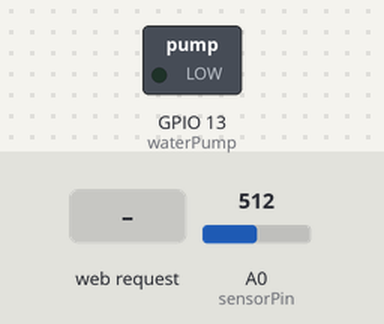
Bench run of a sketch on a simulated ESP8266 (NodeMCU). On the bench: switched loads named in the sketch (green lamp = pin HIGH). The test bench sets the inputs (shaded band); at power-on: A0 (sensorPin) = 512. WiFi joins after 1.5 s; servers stay silent unless stated; what the sketch prints to the serial monitor is not drawn.

Above: at 2.7 s.
2.8 s: HTTP request GET /waterPumpOn received
At 4.0 s:
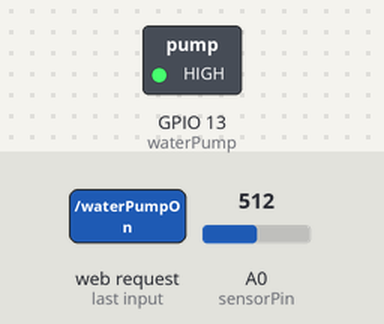
4.3 s: HTTP request GET /waterPumpOff received
At 5.2 s:
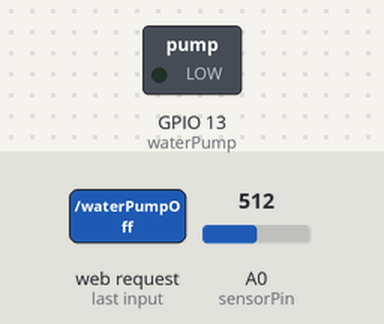
Timing chart, 0 to 7.3 s (numbered marks = the images above; inputs shaded):
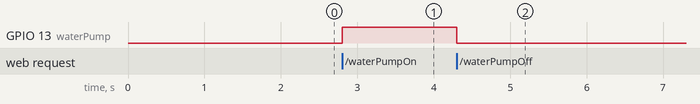

The sketch:

WiFi_Test_v2.ino
```cpp
#include<ESP8266WebServer.h>

const char* ssid = "TP-LINK_E93A78"; // wifi network name
const char* password = "filypvasile27"; // password

ESP8266WebServer server(80);

int waterPump = 13;
int sensorPin = A0;
int sensorValue;
int waterPumpState = LOW;
int limit = 600;
void setup() {

  Serial.begin(115200);
  delay(10);
  pinMode(waterPump, OUTPUT);
  digitalWrite(waterPump, LOW);

  Serial.println("");
  Serial.println("");
  Serial.print("Connecting to ");
  Serial.println(ssid);

  WiFi.begin(ssid, password);

  while (WiFi.status() != WL_CONNECTED) {
    delay(500);
    Serial.print(".");
  }
  Serial.println("");
  Serial.println("WiFi connected");
  Serial.print("IP Address: ");
  Serial.println(WiFi.localIP());

  server.on("/", handle_OnConnect);
  server.on("/waterPumpOn", handle_waterPumpOn);
  server.on("/waterPumpOff", handle_waterPumpOff);
  server.onNotFound(handle_NotFound);

  server.begin();
  Serial.println("HTTP server started");

}

void loop() {

  server.handleClient();
  if (waterPumpState)
  {
    digitalWrite(waterPump, HIGH);
  }
  else
  {
    digitalWrite(waterPump, LOW);
  }
}
void handle_OnConnect() {
  sensorValue = analogRead(sensorPin);
  server.send(200, "text/html", SendHTML(sensorValue, waterPumpState));
}
void handle_NotFound() {
  server.send(404, "text/plain", "Not found");
}
void handle_waterPumpOff() {
  sensorValue = analogRead(sensorPin);
  waterPumpState = LOW;
  server.send(200, "text/html", SendHTML(sensorValue, waterPumpState));
}
void handle_waterPumpOn() {
  sensorValue = analogRead(sensorPin);
  waterPumpState = HIGH;
  server.send(200, "text/html", SendHTML(sensorValue, waterPumpState));
}
String SendHTML (int sensorValue, int waterPumpState) {
  String ptr = "<!DOCTYPE html> <html>\n";
  ptr += "<head><meta name=\"viewport\" content=\"width=device-width, initial-scale=1.0, user-scalable=no\">\n";
  ptr += "<title>LED Control</title>\n";
  ptr += "<style>html { font-family: Helvetica; display: inline-block; margin: 0px auto; text-align: center;}\n";
  ptr += "body{margin-top: 50px;} h1 {color: #444444;margin: 50px auto 30px;} h3 {color: #444444;margin-bottom: 50px;}\n";
  ptr += ".button {display: block;width: 80px;background-color: #1abc9c;border: none;color: white;padding: 13px 30px;text-decoration: none;font-size: 25px;margin: 0px auto 35px;cursor: pointer;border-radius: 4px;}\n";
  ptr += ".button-on {background-color: #1abc9c;}\n";
  ptr += ".button-on:active {background-color: #16a085;}\n";
  ptr += ".button-off {background-color: #34495e;}\n";
  ptr += ".button-off:active {background-color: #2c3e50;}\n";
  ptr += "p {font-size: 14px;color: #888;margin-bottom: 10px;}\n";
  ptr += "</style>\n";
  ptr += "<script>\n";
  ptr += "setInterval(loadDoc,500);\n";
  ptr += "function loadDoc() {\n";
  ptr += "var xhttp = new XMLHttpRequest();\n";
  ptr += "xhttp.onreadystatechange = function() {\n";
  ptr += "if (this.readyState == 4 && this.status == 200) {\n";
  ptr += "document.body.innerHTML =this.responseText}\n";
  ptr += "};\n";
  ptr += "xhttp.open(\"GET\", \"/\", true);\n";
  ptr += "xhttp.send();\n";
  ptr += "}\n";
  ptr += "</script>\n";
  ptr += "</head>\n";
  ptr += "<body>\n";
  if (waterPumpState)
  {
    ptr += "<p>Water Pump Status: ON</p><a class=\"button button-off\" href=\"/waterPumpOff\">OFF</a>\n";
  }
  else
  {
    ptr += "<p>Water Pump Status: OFF</p><a class=\"button button-on\" href=\"/waterPumpOn\">ON</a>\n";
  }
  ptr += "<p>Soil Moisture value: ";
  ptr += sensorValue;
  ptr += " </p>";
  ptr += "</body>\n";
  ptr += "</html>\n";
  return ptr;
}
```

Measured:
- after the input at 2.8 s, GPIO 13 (waterPump): LOW → HIGH at once
- after the input at 4.3 s, GPIO 13 (waterPump): HIGH → LOW at once
